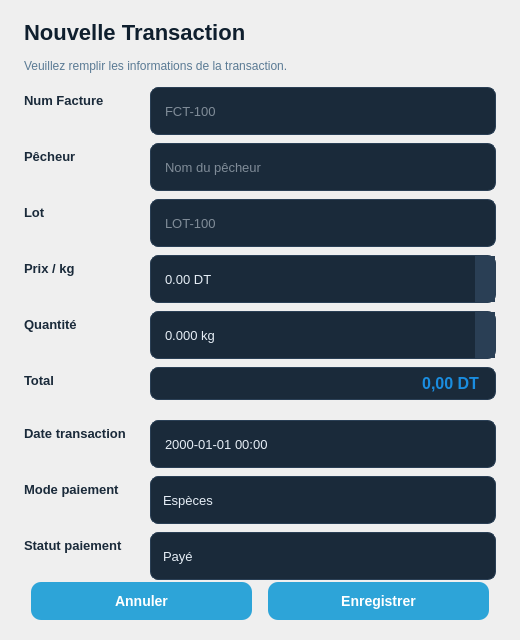
<?xml version="1.0" encoding="UTF-8"?>
<ui version="4.0">
 <class>TransactionDialog</class>
 <widget class="QDialog" name="TransactionDialog">
  <property name="geometry">
   <rect>
    <x>0</x>
    <y>0</y>
    <width>520</width>
    <height>640</height>
   </rect>
  </property>
  <property name="minimumSize">
   <size>
    <width>460</width>
    <height>580</height>
   </size>
  </property>
  <property name="windowTitle">
   <string>Transaction</string>
  </property>
  <property name="styleSheet">
   <string notr="true">
QDialog#TransactionDialog {
  background: qlineargradient(x1:0, y1:0, x2:1, y2:1,
    stop:0 #eaf4fb, stop:0.5 #dceef8, stop:1 #cbdfef);
}
QLabel {
  color: #1a2a3a;
  font-size: 13px;
  font-weight: 700;
  background: transparent;
}
QLabel#dialogTitle {
  color: #0f1f2e;
  font-size: 22px;
  font-weight: 800;
}
QLabel#dialogSubtitle {
  color: #5a7a94;
  font-size: 12px;
  font-weight: 400;
}
QLabel#totalValue {
  color: #1a8de0;
  font-size: 16px;
  font-weight: bold;
  background-color: #1a2a3a;
  border: 1px solid #2a3f55;
  border-radius: 8px;
  padding: 6px 12px;
}
QLineEdit {
  background-color: #1a2a3a;
  color: #e6eef6;
  border: 1px solid #2a3f55;
  border-radius: 8px;
  padding: 8px 12px;
  min-height: 30px;
  font-size: 13px;
  font-weight: 400;
  selection-background-color: #1e8de0;
}
QLineEdit:focus {
  border-color: #39a8d8;
}
QDoubleSpinBox {
  background-color: #1a2a3a;
  color: #e6eef6;
  border: 1px solid #2a3f55;
  border-radius: 8px;
  padding: 8px 12px;
  min-height: 30px;
  font-size: 13px;
  font-weight: 400;
}
QDoubleSpinBox:focus {
  border-color: #39a8d8;
}
QDoubleSpinBox::up-button, QDoubleSpinBox::down-button {
  background: #2a3f55;
  border: none;
  width: 20px;
}
QDoubleSpinBox::up-button:hover, QDoubleSpinBox::down-button:hover {
  background: #39a8d8;
}
QDateTimeEdit {
  background-color: #1a2a3a;
  color: #e6eef6;
  border: 1px solid #2a3f55;
  border-radius: 8px;
  padding: 8px 12px;
  min-height: 30px;
  font-size: 13px;
  font-weight: 400;
}
QDateTimeEdit:focus {
  border-color: #39a8d8;
}
QDateTimeEdit::drop-down {
  border: 0px;
  width: 24px;
}
QComboBox {
  background-color: #1a2a3a;
  color: #e6eef6;
  border: 1px solid #2a3f55;
  border-radius: 8px;
  padding: 8px 12px;
  min-height: 30px;
  font-size: 13px;
  font-weight: 400;
}
QComboBox:focus {
  border-color: #39a8d8;
}
QComboBox::drop-down {
  border: 0px;
  width: 24px;
}
QComboBox QAbstractItemView {
  background-color: #1a2a3a;
  color: #e6eef6;
  selection-background-color: #1e8de0;
  border: 1px solid #2a3f55;
}
#btnOk {
  background-color: #2da4d8;
  color: white;
  border: 0px;
  border-radius: 10px;
  padding: 11px 32px;
  font-size: 14px;
  font-weight: 700;
  min-width: 120px;
}
#btnOk:hover {
  background-color: #3dbae8;
}
#btnCancel {
  background-color: #2da4d8;
  color: white;
  border: 0px;
  border-radius: 10px;
  padding: 11px 32px;
  font-size: 14px;
  font-weight: 700;
  min-width: 120px;
}
#btnCancel:hover {
  background-color: #3dbae8;
}
   </string>
  </property>
  <layout class="QVBoxLayout" name="mainLayout">
   <property name="leftMargin"><number>24</number></property>
   <property name="topMargin"><number>20</number></property>
   <property name="rightMargin"><number>24</number></property>
   <property name="bottomMargin"><number>20</number></property>
   <property name="spacing"><number>14</number></property>
   <item>
    <widget class="QLabel" name="dialogTitle">
     <property name="text">
      <string>Nouvelle Transaction</string>
     </property>
     <property name="alignment">
      <set>Qt::AlignLeft|Qt::AlignVCenter</set>
     </property>
    </widget>
   </item>
   <item>
    <widget class="QLabel" name="dialogSubtitle">
     <property name="text">
      <string>Veuillez remplir les informations de la transaction.</string>
     </property>
     <property name="alignment">
      <set>Qt::AlignLeft|Qt::AlignVCenter</set>
     </property>
    </widget>
   </item>
   <item>
    <layout class="QFormLayout" name="formLayout">
     <property name="labelAlignment">
      <set>Qt::AlignLeft|Qt::AlignVCenter</set>
     </property>
     <property name="horizontalSpacing"><number>24</number></property>
     <property name="verticalSpacing"><number>20</number></property>
     <item row="0" column="0">
      <widget class="QLabel" name="lblNumFacture">
       <property name="text"><string>Num Facture</string></property>
      </widget>
     </item>
     <item row="0" column="1">
      <widget class="QLineEdit" name="lineNumFacture">
       <property name="placeholderText"><string>FCT-100</string></property>
      </widget>
     </item>
     <item row="1" column="0">
      <widget class="QLabel" name="lblPecheur">
       <property name="text"><string>Pêcheur</string></property>
      </widget>
     </item>
     <item row="1" column="1">
      <widget class="QLineEdit" name="linePecheur">
       <property name="placeholderText"><string>Nom du pêcheur</string></property>
      </widget>
     </item>
     <item row="2" column="0">
      <widget class="QLabel" name="lblLot">
       <property name="text"><string>Lot</string></property>
      </widget>
     </item>
     <item row="2" column="1">
      <widget class="QLineEdit" name="lineLot">
       <property name="placeholderText"><string>LOT-100</string></property>
      </widget>
     </item>
     <item row="3" column="0">
      <widget class="QLabel" name="lblPrixKg">
       <property name="text"><string>Prix / kg</string></property>
      </widget>
     </item>
     <item row="3" column="1">
      <widget class="QDoubleSpinBox" name="spinPrixKg">
       <property name="minimum"><double>0.000000000000000</double></property>
       <property name="maximum"><double>999999999.000000000000000</double></property>
       <property name="decimals"><number>2</number></property>
       <property name="singleStep"><double>0.500000000000000</double></property>
       <property name="suffix"><string> DT</string></property>
      </widget>
     </item>
     <item row="4" column="0">
      <widget class="QLabel" name="lblQuantite">
       <property name="text"><string>Quantité</string></property>
      </widget>
     </item>
     <item row="4" column="1">
      <widget class="QDoubleSpinBox" name="spinQuantite">
       <property name="minimum"><double>0.000000000000000</double></property>
       <property name="maximum"><double>999999999.000000000000000</double></property>
       <property name="decimals"><number>3</number></property>
       <property name="singleStep"><double>1.000000000000000</double></property>
       <property name="suffix"><string> kg</string></property>
      </widget>
     </item>
     <item row="5" column="0">
      <widget class="QLabel" name="lblTotal">
       <property name="text"><string>Total</string></property>
      </widget>
     </item>
     <item row="5" column="1">
      <widget class="QLabel" name="totalValue">
       <property name="text"><string>0,00 DT</string></property>
       <property name="alignment">
        <set>Qt::AlignRight|Qt::AlignVCenter</set>
       </property>
      </widget>
     </item>
     <item row="6" column="0">
      <widget class="QLabel" name="lblDate">
       <property name="text"><string>Date transaction</string></property>
      </widget>
     </item>
     <item row="6" column="1">
      <widget class="QDateTimeEdit" name="dateTransaction">
       <property name="displayFormat"><string>yyyy-MM-dd HH:mm</string></property>
       <property name="calendarPopup"><bool>true</bool></property>
      </widget>
     </item>
     <item row="7" column="0">
      <widget class="QLabel" name="lblModePaiement">
       <property name="text"><string>Mode paiement</string></property>
      </widget>
     </item>
     <item row="7" column="1">
      <widget class="QComboBox" name="comboModePaiement">
       <item><property name="text"><string>Espèces</string></property></item>
       <item><property name="text"><string>Chèque</string></property></item>
       <item><property name="text"><string>Virement</string></property></item>
      </widget>
     </item>
     <item row="8" column="0">
      <widget class="QLabel" name="lblStatutPaiement">
       <property name="text"><string>Statut paiement</string></property>
      </widget>
     </item>
     <item row="8" column="1">
      <widget class="QComboBox" name="comboStatutPaiement">
       <item><property name="text"><string>Payé</string></property></item>
       <item><property name="text"><string>En attente</string></property></item>
       <item><property name="text"><string>Annulé</string></property></item>
      </widget>
     </item>
    </layout>
   </item>
   <item>
    <spacer name="bottomSpacer">
     <property name="orientation"><enum>Qt::Vertical</enum></property>
     <property name="sizeHint" stdset="0">
      <size><width>20</width><height>10</height></size>
     </property>
    </spacer>
   </item>
   <item>
    <layout class="QHBoxLayout" name="buttonLayout">
     <property name="spacing"><number>16</number></property>
     <item>
      <spacer name="btnSpacerL">
       <property name="orientation"><enum>Qt::Horizontal</enum></property>
      </spacer>
     </item>
     <item>
      <widget class="QPushButton" name="btnCancel">
       <property name="text"><string>Annuler</string></property>
      </widget>
     </item>
     <item>
      <widget class="QPushButton" name="btnOk">
       <property name="text"><string>Enregistrer</string></property>
      </widget>
     </item>
     <item>
      <spacer name="btnSpacerR">
       <property name="orientation"><enum>Qt::Horizontal</enum></property>
      </spacer>
     </item>
    </layout>
   </item>
  </layout>
 </widget>
 <resources/>
 <connections/>
</ui>
